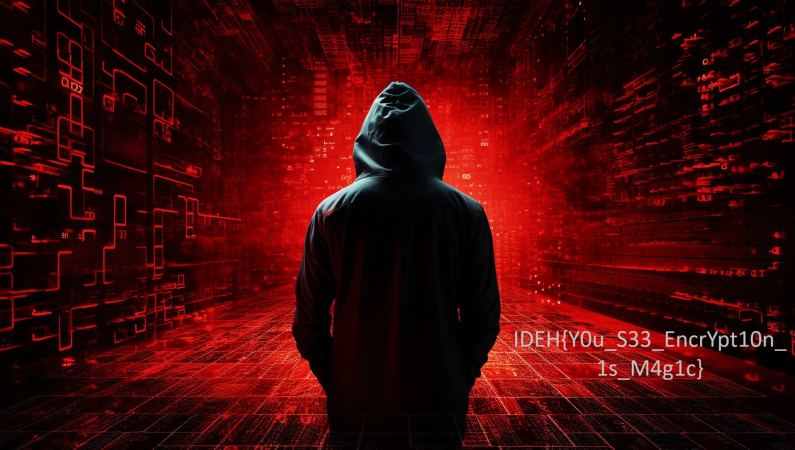
#> input picture Crypto/XORCEPTIOn/output.png, 1589 x 900 px (shown at 1/2 size)
$ python ocr_improve.py
#> lines starting #> are read from the running program, lines starting #| are printed output that depends on the picture; after the words box and inside, x2 and y2 are one past the last pixel; in counts of white or black regions, pixels touching at a corner belong together

from PIL import Image

import os

# Since I installed tesseract via brew, it should be in path. Pytesseract might not find it if not in path, but usually it does.
# I need to install pytesseract wrapper first. But I can just use subprocess to call tesseract.

import subprocess

def run_tesseract(image_path):
    result = subprocess.run(['tesseract', image_path, 'stdout'], stdout=subprocess.PIPE)
    return result.stdout.decode('utf-8')

# Open image and process
img = Image.open('output.png')
#> img is the input picture: PIL image 1589x900 RGBA; mean R, G, B, A 62.9, 7.7, 7.4, 255
# Convert to grayscale
img = img.convert('L')
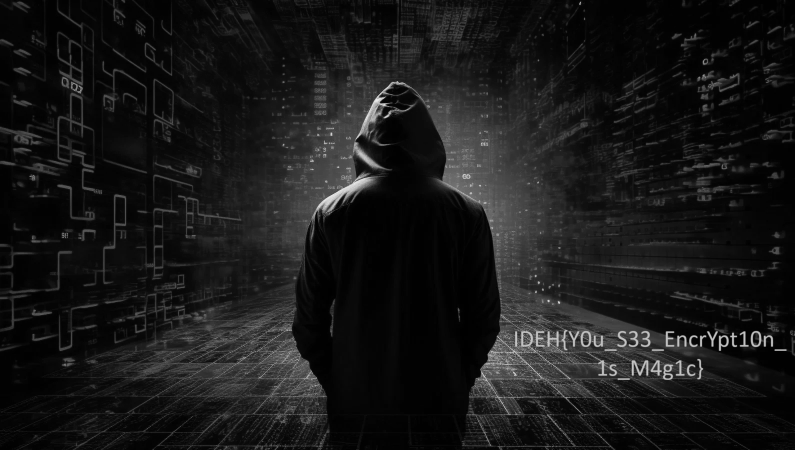
#> img: PIL image 1589x900 L (shown at 1/2 size); min 0, max 247, mean 24.2
img.save('output_gray.png')
print("Gray OCR:", run_tesseract('output_gray.png'))
#> (the call stopped at in run_tesseract, `result = subprocess.run(['tesseract', image_path, 'stdout'], stdout=su..`: subprocess is not available in this run)

# Threshold
threshold = 128
img_thresh = img.point(lambda p: p > threshold and 255)
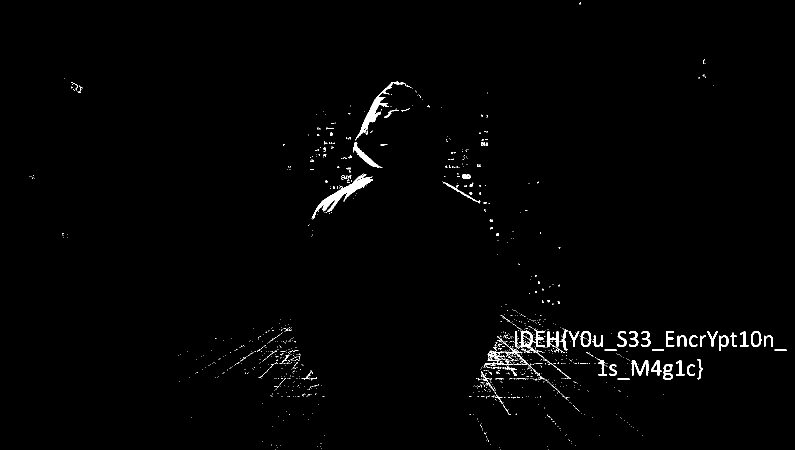
#> img_thresh: PIL image 1589x900 L (shown at 1/2 size); 1.2% white; 1100 white regions (1024 under 20 px), largest, box (x1, y1, x2, y2) and area: (624, 347, 746, 438) 2087, (711, 163, 812, 280) 1461, (1038, 657, 1122, 743) 819
img_thresh.save('output_thresh.png')
print("Thresh OCR:", run_tesseract('output_thresh.png'))
#> (the call stopped at in run_tesseract, `result = subprocess.run(['tesseract', image_path, 'stdout'], stdout=su..`: subprocess is not available in this run)

# Resize
img_resized = img.resize((img.width * 2, img.height * 2), Image.Resampling.LANCZOS)
img_resized.save('output_resized.png')
print("Resized OCR:", run_tesseract('output_resized.png'))
#> (the call stopped at in run_tesseract, `result = subprocess.run(['tesseract', image_path, 'stdout'], stdout=su..`: subprocess is not available in this run)
